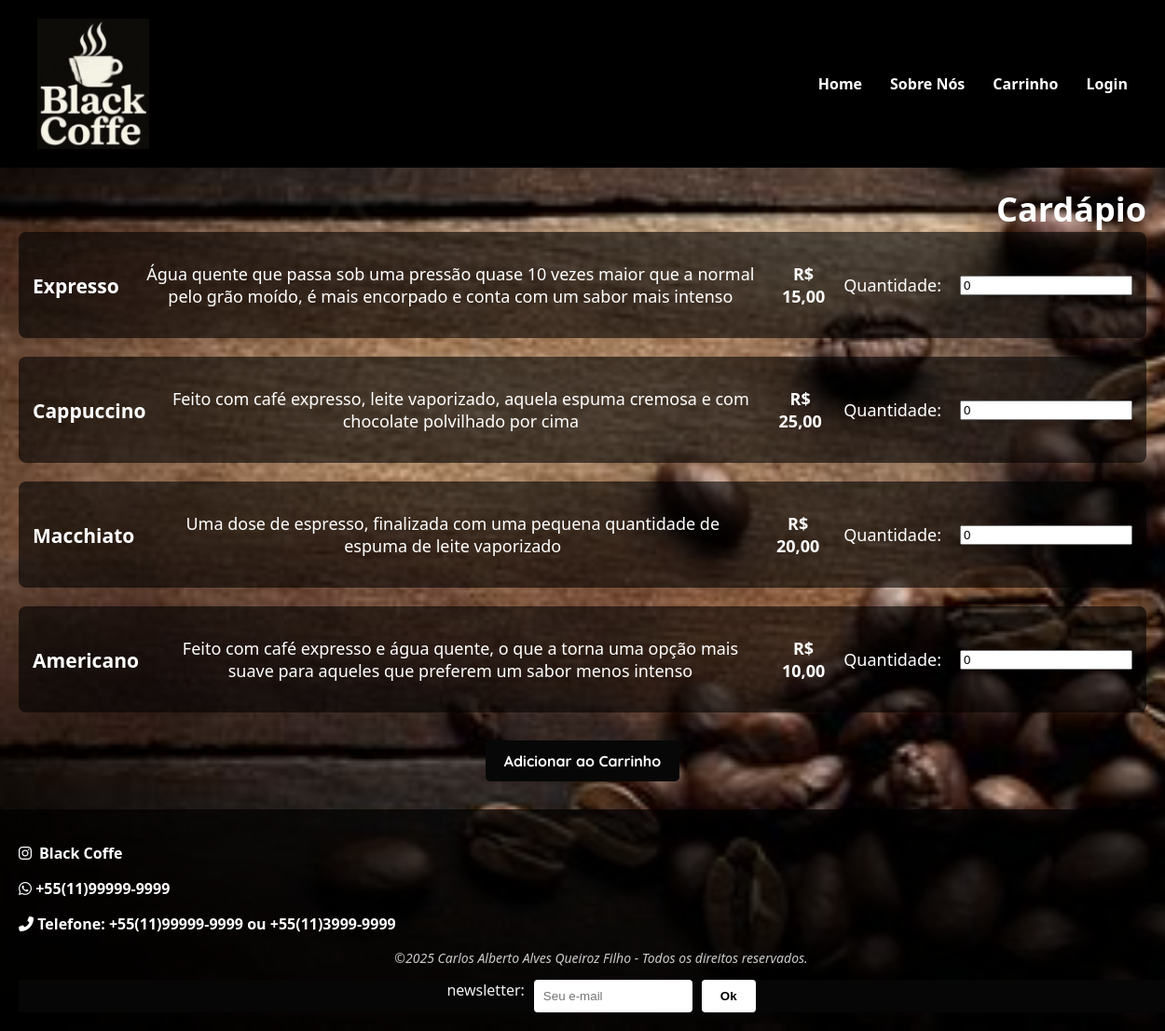
Page /cardapio.php on the committed database.
### tables this page shows
CREATE TABLE `produtos` (
  `ProdutoID` int(11) NOT NULL,
  `Nome` varchar(100) DEFAULT NULL,
  `Descricao` text DEFAULT NULL,
  `Valor` decimal(10,2) DEFAULT NULL,
  `Quantidade` int(11) DEFAULT NULL,
  `Imagem` varchar(200) DEFAULT NULL
);

### cardapio.php (the view, shortened to what this page needs)
<?php
include("conexao.php");
?>
<!DOCTYPE html>
<html lang="pt-BR">
<head>
  <link rel="stylesheet" href="style.css">
  <link rel="stylesheet" href="https://cdnjs.cloudflare.com/ajax/libs/font-awesome/6.5.0/css/all.min.css">
</head>
<body>
 <header class="topo">
    <img src="imagens/logo.jpg" alt="Logo Black Coffe" class="logo-header">
    <nav class="menu">
      <ul>
        <li><a href="index.html">Home</a></li>
        <li><a href="sobre_nos.html">Sobre Nós</a></li>
        <li><a href="carrinho.php">Carrinho</a></li>
        <li><a href="login.php">Login</a></li>
      </ul>
    </nav>
  </header>
  <main>
    <h2 class="titulo-branco">Cardápio</h2>
 <?php
$result = $con->query("SELECT * FROM Produtos");
  if ($result && $result->num_rows > 0) {
      echo "<form action='adicionar_carrinho.php' method='POST'>";
      while ($p = $result->fetch_assoc()) {
          echo "<div class='produto'>";
          echo "<h3>{$p['Nome']}</h3>";
          echo "<p>{$p['Descricao']}</p>";
          echo "<p><strong>R$ " . number_format($p['Valor'], 2, ',', '.') . "</strong></p>";
          echo "<label>Quantidade:</label>";
          echo "<input type='number' name='quantidade[{$p['ProdutoID']}]' value='0' min='0'>";
          echo "</div>";
      }
      echo "<button type='submit' class='btn-index'>Adicionar ao Carrinho</button>";
      echo "</form>";
  } else {
      echo "<p>Nenhum produto cadastrado.</p>";
  }
  ?>
</main>
  <footer>
  <p>
    <a href="https://www.instagram.com/seuusuario" target="_blank">
      <i class="fab fa-instagram" style="margin-right:8px;"></i>Black Coffe
    </a>
  </p>
   <p>
    <a href="https://wa.me/5511999999999" target="_blank">
      <i class="fab fa-whatsapp"></i> +55(11)99999-9999
    </a>
  </p>
   <p>
    <i class="fas fa-phone-alt"></i> <strong>Telefone: +55(11)99999-9999 ou +55(11)3999-9999</strong>
  </p>
  <p class="dev">©2025 Carlos Alberto Alves Queiroz Filho - Todos os direitos reservados.</p>
 <div class="newsletter">
    <form action="cadastro-newsletter.php" method="POST">
      <label for="email">newsletter:</label>
      <input type="email" id="email" name="email" placeholder="Seu e-mail" required>
      <button type="submit">Ok</button>
    </form>
  </div>
</footer>

### style.css (style rules this page uses)
body { margin: 0; padding: 0; font-family: 'Segoe UI', sans-serif; background-image: url('imagens/fundo.jpg'); background-size: cover; background-position: center; background-repeat: no-repeat; display: flex; flex-direction: column; min-height: 100vh; }
header, footer { flex-shrink: 0; }
main { padding: 20px; text-align: center; font-size: 18px; color: #fff; }
.topo { display: flex; align-items: center; justify-content: space-between; padding: 20px 40px; background-color: #000; }
.logo-header { width: 120px; height: auto; }
.menu ul { display: flex; gap: 30px; list-style: none; }
.menu a { color: #fff; text-decoration: none; font-weight: bold; }
footer { background-color: rgba(0, 0, 0, 0.7); color: #fff; text-align: left; padding: 20px; font-size: 16px; position: relative; bottom: 0; width: 100%; }
footer a { color: #fff; text-decoration: none; font-weight: bold; }
footer .dev { margin-top: 10px; font-size: 14px; font-style: italic; text-align: center; color: #ccc; }
.newsletter form { display: flex; gap: 10px; flex-wrap: wrap; background-color: #060606; color: #f5f2f2; justify-content: center; }
.newsletter input[type="email"] { padding: 10px; border: none; border-radius: 4px; width: 150px; }
.newsletter button { padding: 10px 20px; background-color: #fff; color: #000; border: none; border-radius: 4px; font-weight: bold; cursor: pointer; transition: background-color 0.3s ease; }
.btn-index { display: inline-block; padding: 10px 20px; background-color: #fff; color: #000; text-decoration: none; font-weight: bold; border-radius: 10px; transition: background-color 0.3s ease; }
.titulo-branco { color: #fff; text-align: right; font-size: 36px; margin: 0; }
.produto { display: flex; align-items: center; gap: 20px; margin-bottom: 20px; background: rgba(0,0,0,0.6); padding: 15px; border-radius: 8px; }
.btn-index { display: inline-block; margin: 10px; padding: 12px 20px; background-color: #070707; color: #fff; border: none; border-radius: 5px; font-size: 16px; font-family: 'Quicksand', sans-serif; text-align: center; cursor: pointer; transition: background-color 0.3s ease; }

### rows in the picture
produtos: Nome "Expresso", Descricao "Água quente que passa sob uma pressão quase 10 vezes maior que a normal pelo grão moído, é mais encorpado e conta com um sabor mais intenso", Valor "15,00"
produtos: Nome "Cappuccino", Descricao "Feito com café expresso, leite vaporizado, aquela espuma cremosa e com chocolate polvilhado por cima", Valor "25,00"
produtos: Nome "Macchiato", Descricao "Uma dose de espresso, finalizada com uma pequena quantidade de espuma de leite vaporizado", Valor "20,00"
produtos: Nome "Americano", Descricao "Feito com café expresso e água quente, o que a torna uma opção mais suave para aqueles que preferem um sabor menos intenso", Valor "10,00"
